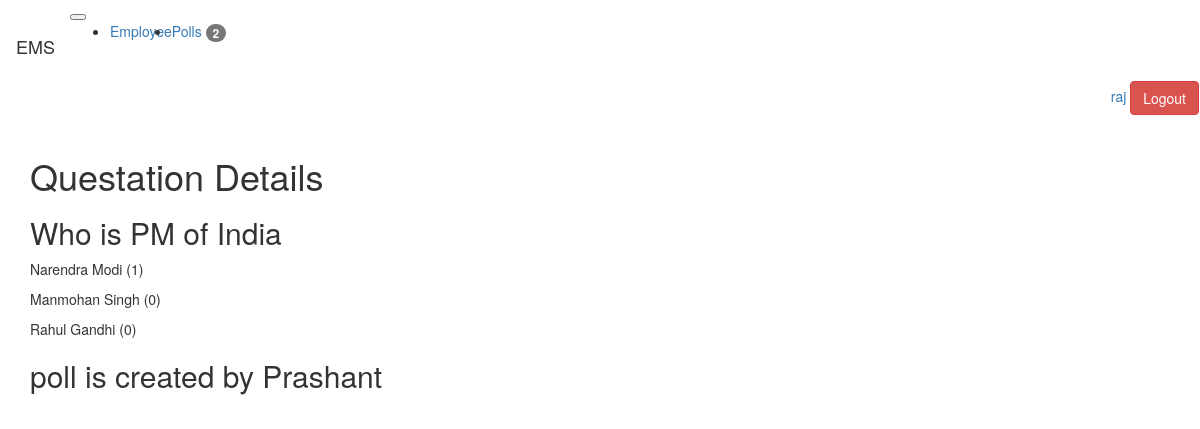
The app's page /polls/2/details (signed in) with its own data.
### poll/models.py (models this page shows, shortened)
class Qus(models.Model):
    title = models.CharField(max_length=200, null=True, blank=True)
    status = models.CharField(default='inactive', max_length=10)
    created_by= models.ForeignKey(User, null=True, blank=True, on_delete=models.CASCADE)
    start_date = models.DateTimeField(null=True, blank=True)
    start_date = models.DateTimeField(null=True, blank=True)
    created_at = models.DateTimeField(auto_now_add=True)
    updated_at = models.DateTimeField(auto_now_add=True)
    @property
    def choices(self):
        return self.choices_set.all()

class Choices(models.Model):
    qus_id = models.ForeignKey(Qus, on_delete=models.CASCADE)
    text = models.CharField(max_length=200, null=True, blank=True)
    created_at = models.DateTimeField(auto_now_add=True)
    updated_at = models.DateTimeField(auto_now_add=True)
    @property
    def count_answer(self):
        return self.answer_set.count()

### poll/views.py (the view)
# urls.py: path('<int:id>/details', details, name="details"),
@login_required(login_url='/login/')
def details(request, id=None):
    context={}
    try:
        qus = Qus.objects.get(id=id)
    except:
        raise Http404
    context['qus'] = qus
    return render(request, 'poll/details.html', context)

### poll/context_processors.py (called while the page is built)
def polls_count(request):
    count = Qus.objects.count()
    return {'polls_count':count}

### employee_management_sys/templates/poll/details.html
<!DOCTYPE html>
{% extends 'base.html' %}
    {% block content %}
        <h1>Questation Details</h1>
        <h2>{{ qus.title }}</h2>
        {% for choice in qus.choices %}
            <p>{{ choice.text }} ({{ choice.count_answer }})</p>
        {% endfor %}
        <h2> poll is created by {{ qus.created_by.first_name }}</h2>
    {% endblock %}

### employee_management_sys/templates/header.html (shortened to what this page needs)
<div class="navbar navbar-expand-lg navbar-light bg-light">
    <span class="navbar-brand mb-0 h1">EMS</span>
    <button class="navbar-toggler" type="button" data-toggle="collapse" data-target="#navbarNav" aria-controls="navbarNav" aria-expanded="false" aria-label="Toggle navigation">
    </button>
    <div class="collapse navbar-collapse" id="navbarNav">
        <ul class="navbar-nav">
            <li class="nav-item">
                <a class="nav-link" href="{% url 'employee_list' %}">
                    {{"employee" | capfirst}}
                </a>
            </li>
            <li class="nav-item">
                <a class="nav-link" href="{% url 'index' %}">
                    {{"Polls" | capfirst}}
                    <span class="badge badge-primary badge-pill ">{{ polls_count }}</span>
                </a>
            </li>
        </ul>
    </div>
    <div class="text-right">
        <form method="POST" action="/logout/">
            <a href="{% url 'my_profile'  %} ">{{ user }}</a>
            <input class="btn btn-danger" type="submit" value="Logout">
        </form>
    </div>
</div>

### records on screen
Qus: title "Who is PM of India", created_by.first_name "Prashant"
Choices: text "Narendra Modi", count_answer "1"
Choices: text "Manmohan Singh", count_answer "0"
Choices: text "Rahul Gandhi", count_answer "0"

### other values on screen
{{ "employee" | capfirst }} "Employee"
{{ "Polls" | capfirst }} "Polls"
{{ polls_count }} "2"
{{ user }} "raj"
